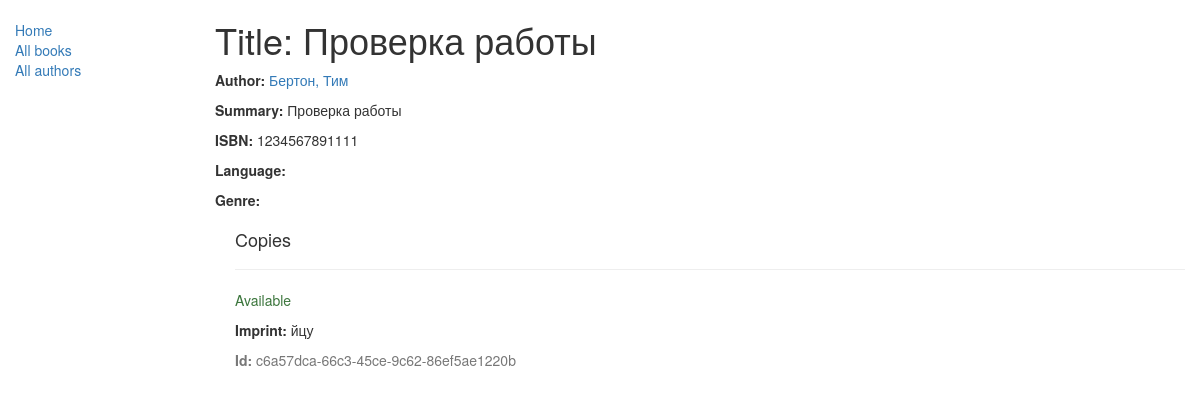
/catalog/book/1, run on the app's committed database.
### catalog/models.py (models this page shows, shortened)
class Book(models.Model):
    title = models.CharField(max_length=255)
    author = models.ForeignKey('Author', on_delete=models.SET_NULL, null=True )
    summary = models.TextField(max_length=1000,)
    isbn = models.CharField('ISBN',max_length=13, help_text='13 Character <a href="https://www.isbn-international.org/content/what-isbn">ISBN number</a>')
    ganre = models.ManyToManyField(Ganre, help_text='выбери жанр')
    def display_ganre(self):
        return ', '.join([ ganre.name for ganre in self.ganre.all()[:3] ])
    display_ganre.short_description = 'Ganre'

class Author(models.Model):
    first_name = models.CharField(max_length=100)
    last_name = models.CharField(max_length=100)
    date_of_birth = models.DateField(null=True, blank=True)
    date_of_death = models.DateField('Died', null=True, blank=True)
    def __str__(self):
        return f'{self.last_name}, {self.first_name}'
    class Meta:
        ordering = ['last_name']

class BookInstance(models.Model):
    id = models.UUIDField(primary_key=True, default=uuid.uuid4, help_text="Unique ID for this particular book across whole library")
    book = models.ForeignKey('Book', on_delete=models.SET_NULL, null=True)
    imprint = models.CharField(max_length=200)
    due_back = models.DateField(null=True, blank=True)
    LOAN_STATUS = (
        ('m', 'Maintenance'),
        ('o', 'On loan'),
        ('a', 'Available'),
        ('r', 'Reserved'),
    )
    status = models.CharField(max_length=1, choices=LOAN_STATUS, blank=True, default='m', help_text='Book availability')
    class Meta:
        ordering = ["due_back"]

### catalog/views.py (the view)
# urls.py: path('book/<int:pk>', views.BookDetailView.as_view(), name='book-detail'),
class BookDetailView(generic.DetailView):
    model = Book

### catalog/templates/catalog/book_detail.html (shortened to what this page needs)
{% extends "base_generic.html" %}
{% block content %}
  <h1>Title: {{ book.title }}</h1>
  <p><strong>Author:</strong> <a href="">{{ book.author }}</a></p>
  <p><strong>Summary:</strong> {{ book.summary }}</p>
  <p><strong>ISBN:</strong> {{ book.isbn }}</p>
  <p><strong>Language:</strong> {{ book.language }}</p>
  <p><strong>Genre:</strong> {{ book.genre.all|join:", " }}</p>
  <div style="margin-left:20px;margin-top:20px">
    <h4>Copies</h4>
    {% for copy in book.bookinstance_set.all %}
      <hr>
      <p class="{% if copy.status == 'a' %}text-success{% elif copy.status == 'm' %}text-danger{% else %}text-warning{% endif %}">
        {{ copy.get_status_display }}
      </p>
      <p><strong>Imprint:</strong> {{ copy.imprint }}</p>
      <p class="text-muted"><strong>Id:</strong> {{ copy.id }}</p>
    {% endfor %}
  </div>
{% endblock %}

### data on the page
Book: title "Проверка работы", author "Бертон, Тим", summary "Проверка работы", isbn "1234567891111"
BookInstance: status "Available", imprint "йцу", id "c6a57dca-66c3-45ce-9c62-86ef5ae1220b"
